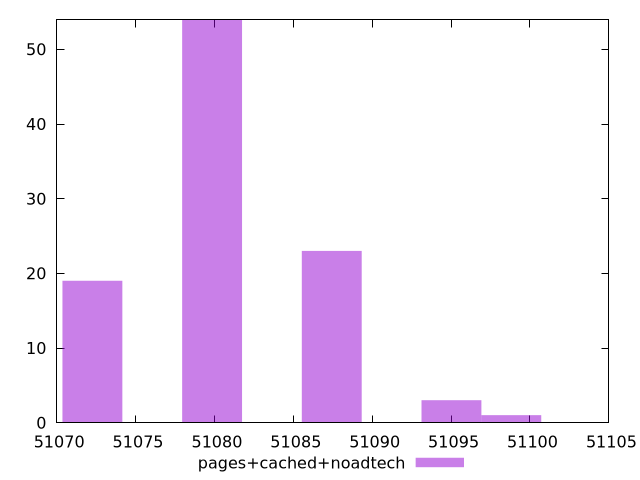

Write gnuplot code to recreate this figure.
$_pagesCachedNoadtech <<EOF
51087.438034878236 23
51079.85210599935 54
51072.26617712046 19
51095.02396375713 3
51098.816928196575 1
EOF
set key outside below
set terminal pngcairo
set output "report_00006_2020-11-02T20-21-41.718Z/uses-long-cache-ttl/pages+cached+noadtech//raw_hist.png"
set yrange [0:54]
set boxwidth 3.79296443944452
set style fill transparent solid 0.5 noborder
plot $_pagesCachedNoadtech title "pages+cached+noadtech" with boxes ,
